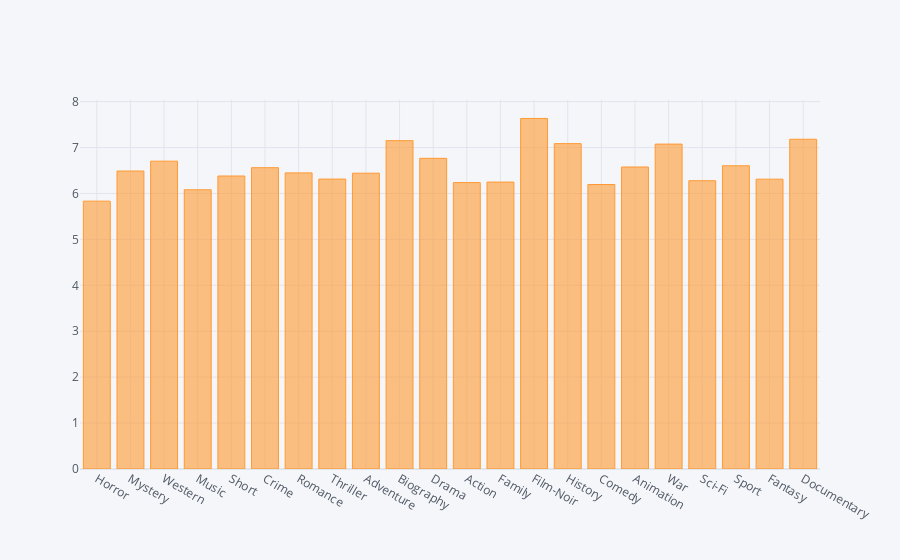

The code cell stored with this chart in its notebook:
### Code cell
df = pd.DataFrame(
    [{"genre": genre, "mean IMDB": imbd} for genre, imbd in genres_mean.items()])
df.iplot(kind='bar', x="genre", y="mean IMDB")

### Figure 1 — Plotly figure (JSON) as saved in the notebook; plotly's stock layout.template omitted (floating-point values rounded to 4 significant figures)
{"data": [{"marker": {"color": "rgba(255, 153, 51, 0.6)", "line": {"color": "rgba(255, 153, 51, 1.0)", "width": 1}}, "name": "mean IMDB", "orientation": "v", "text": "", "type": "bar", "x": ["Horror", "Mystery", "Western", "Music", "Short", "Crime", "Romance", "Thriller", "Adventure", "Biography", "Drama", "Action", "Family", "Film-Noir", "History", "Comedy", "Animation", "War", "Sci-Fi", "Sport", "Fantasy", "Documentary"], "y": [5.833, 6.489, 6.703, 6.08, 6.38, 6.561, 6.448, 6.313, 6.441, 7.15, 6.765, 6.237, 6.247, 7.633, 7.085, 6.195, 6.576, 7.075, 6.277, 6.603, 6.311, 7.18]}], "layout": {"legend": {"bgcolor": "#F5F6F9", "font": {"color": "#4D5663"}}, "paper_bgcolor": "#F5F6F9", "plot_bgcolor": "#F5F6F9", "title": {"font": {"color": "#4D5663"}}, "xaxis": {"gridcolor": "#E1E5ED", "showgrid": true, "tickfont": {"color": "#4D5663"}, "title": {"font": {"color": "#4D5663"}, "text": ""}, "zerolinecolor": "#E1E5ED"}, "yaxis": {"gridcolor": "#E1E5ED", "showgrid": true, "tickfont": {"color": "#4D5663"}, "title": {"font": {"color": "#4D5663"}, "text": ""}, "zerolinecolor": "#E1E5ED"}}}
